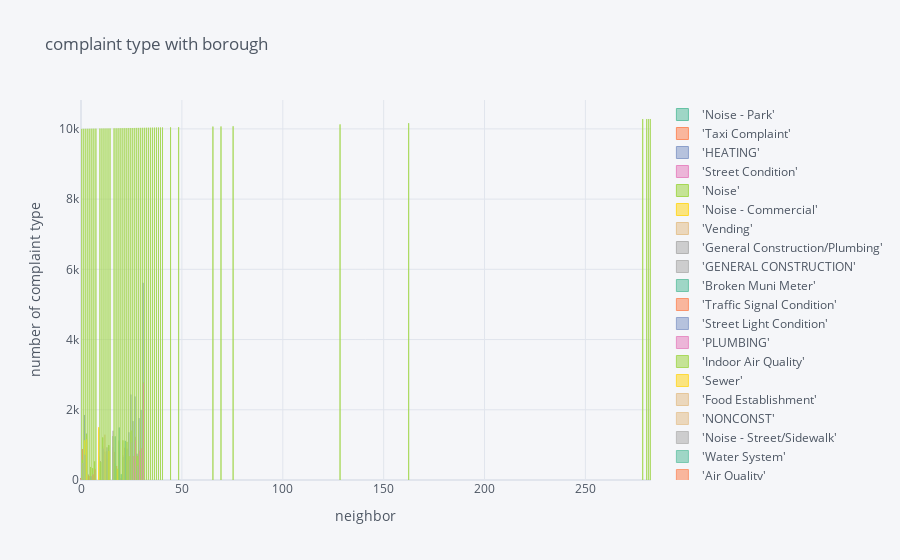

Here is the notebook cell this chart was saved with:
### Code cell
print("2007 summary")
new_df = final_df(data_2007)
#new_df
new_df.iplot(kind='bar', xTitle='neighbor', yTitle='number of complaint type',    title='complaint type with borough', colorscale='set2')

### Figure 1 — Plotly figure (JSON) as saved in the notebook; plotly's stock layout.template omitted (floating-point values rounded to 4 significant figures)
{"data": [{"marker": {"color": "rgba(102, 194, 165, 0.6)", "line": {"color": "rgba(102, 194, 165, 1.0)", "width": 1}}, "name": "'Noise - Park'", "orientation": "v", "text": "", "type": "bar", "x": [0, 1, 2, 3, 4, 5, 6, 7, 9, 10, 11, 12, 13, 14, 16, 17, 18, 19, 20, 21, 22, 23, 24, 25, 26, 27, 28, 29, 30, 31, 32, 33, 34, 35, 36, 37, 38, 39, 40, 44, 48, 65, 69, 75, 128, 162, 278, 280, 281, 282], "y": [" 51", "", "", "", "", "", "", "", "", "", "", "", "", "", "", "", "", "", "", "", "", "", "", "", "", "", "", "", "", "", "", "", "", "", "", "", "", "", "", "", "", "", "", "", "", "", "", "", "", ""]}, {"marker": {"color": "rgba(252, 141, 98, 0.6)", "line": {"color": "rgba(252, 141, 98, 1.0)", "width": 1}}, "name": "'Taxi Complaint'", "orientation": "v", "text": "", "type": "bar", "x": [0, 1, 2, 3, 4, 5, 6, 7, 9, 10, 11, 12, 13, 14, 16, 17, 18, 19, 20, 21, 22, 23, 24, 25, 26, 27, 28, 29, 30, 31, 32, 33, 34, 35, 36, 37, 38, 39, 40, 44, 48, 65, 69, 75, 128, 162, 278, 280, 281, 282], "y": [" 44", " 883", "", "", "", " 107", "", "", "", " 528", "", "", "", "", "", " 800", " 398", " 1068", " 42", " 706", " 917", "", "", "", "", "", "", "", "", "", "", "", "", "", "", "", "", "", "", "", "", "", "", "", "", "", "", "", "", ""]}, {"marker": {"color": "rgba(141, 160, 203, 0.6)", "line": {"color": "rgba(141, 160, 203, 1.0)", "width": 1}}, "name": "'HEATING'", "orientation": "v", "text": "", "type": "bar", "x": [0, 1, 2, 3, 4, 5, 6, 7, 9, 10, 11, 12, 13, 14, 16, 17, 18, 19, 20, 21, 22, 23, 24, 25, 26, 27, 28, 29, 30, 31, 32, 33, 34, 35, 36, 37, 38, 39, 40, 44, 48, 65, 69, 75, 128, 162, 278, 280, 281, 282], "y": ["", "", " 1848", " 1319", "", "", "", "", " 1436", " 520", " 965", "", "", " 981", " 934", "", "", "", "", " 653", "", " 895", " 1358", " 2433", " 1678", " 2378", " 749", " 1761", " 1996", " 5616", "", "", "", "", "", "", "", "", "", "", "", "", "", "", "", "", "", "", "", ""]}, {"marker": {"color": "rgba(231, 138, 195, 0.6)", "line": {"color": "rgba(231, 138, 195, 1.0)", "width": 1}}, "name": "'Street Condition'", "orientation": "v", "text": "", "type": "bar", "x": [0, 1, 2, 3, 4, 5, 6, 7, 9, 10, 11, 12, 13, 14, 16, 17, 18, 19, 20, 21, 22, 23, 24, 25, 26, 27, 28, 29, 30, 31, 32, 33, 34, 35, 36, 37, 38, 39, 40, 44, 48, 65, 69, 75, 128, 162, 278, 280, 281, 282], "y": [" 14", "", "", "", " 155", "", "", " 331", "", "", "", "", " 610", "", "", "", "", "", " 22", "", " 719", " 561", "", "", "", "", "", "", "", "", "", "", "", "", "", "", "", "", "", "", "", "", "", "", "", "", "", "", "", ""]}, {"marker": {"color": "rgba(166, 216, 84, 0.6)", "line": {"color": "rgba(166, 216, 84, 1.0)", "width": 1}}, "name": "'Noise'", "orientation": "v", "text": "", "type": "bar", "x": [0, 1, 2, 3, 4, 5, 6, 7, 9, 10, 11, 12, 13, 14, 16, 17, 18, 19, 20, 21, 22, 23, 24, 25, 26, 27, 28, 29, 30, 31, 32, 33, 34, 35, 36, 37, 38, 39, 40, 44, 48, 65, 69, 75, 128, 162, 278, 280, 281, 282], "y": ["", " 571", "", " 1298", " 127", " 371", " 336", " 528", " 671", " 509", " 1212", " 805", " 815", " 994", " 1248", " 472", " 324", " 1125", "", " 1130", "", " 1087", " 678", " 1409", "", "", " 687", "", "", "", "", "", "", "", "", "", "", "", "", "", "", "", "", "", "", "", "", "", "", ""]}, {"marker": {"color": "rgba(255, 217, 47, 0.6)", "line": {"color": "rgba(255, 217, 47, 1.0)", "width": 1}}, "name": "'Noise - Commercial'", "orientation": "v", "text": "", "type": "bar", "x": [0, 1, 2, 3, 4, 5, 6, 7, 9, 10, 11, 12, 13, 14, 16, 17, 18, 19, 20, 21, 22, 23, 24, 25, 26, 27, 28, 29, 30, 31, 32, 33, 34, 35, 36, 37, 38, 39, 40, 44, 48, 65, 69, 75, 128, 162, 278, 280, 281, 282], "y": ["", "", " 1127", " 1154", "", "", "", "", " 1501", "", "", " 736", "", " 826", "", "", "", "", "", "", "", "", "", "", "", "", "", "", "", "", "", "", "", "", "", "", "", "", "", "", "", "", "", "", "", "", "", "", "", ""]}, {"marker": {"color": "rgba(229, 196, 148, 0.6)", "line": {"color": "rgba(229, 196, 148, 1.0)", "width": 1}}, "name": "'Vending'", "orientation": "v", "text": "", "type": "bar", "x": [0, 1, 2, 3, 4, 5, 6, 7, 9, 10, 11, 12, 13, 14, 16, 17, 18, 19, 20, 21, 22, 23, 24, 25, 26, 27, 28, 29, 30, 31, 32, 33, 34, 35, 36, 37, 38, 39, 40, 44, 48, 65, 69, 75, 128, 162, 278, 280, 281, 282], "y": ["", "", "", "", "", "", "", "", "", "", "", " 1290", "", "", "", "", "", "", "", "", "", "", "", "", "", "", "", "", "", "", "", "", "", "", "", "", "", "", "", "", "", "", "", "", "", "", "", "", "", ""]}, {"marker": {"color": "rgba(179, 179, 179, 0.6)", "line": {"color": "rgba(179, 179, 179, 1.0)", "width": 1}}, "name": "'General Construction/Plumbing'", "orientation": "v", "text": "", "type": "bar", "x": [0, 1, 2, 3, 4, 5, 6, 7, 9, 10, 11, 12, 13, 14, 16, 17, 18, 19, 20, 21, 22, 23, 24, 25, 26, 27, 28, 29, 30, 31, 32, 33, 34, 35, 36, 37, 38, 39, 40, 44, 48, 65, 69, 75, 128, 162, 278, 280, 281, 282], "y": ["", " 485", "", "", "", "", " 164", "", "", "", " 894", "", " 929", "", "", "", "", "", "", "", "", "", " 557", "", "", "", "", "", "", "", "", "", "", "", "", "", "", "", "", "", "", "", "", "", "", "", "", "", "", ""]}, {"marker": {"color": "rgba(179, 179, 179, 0.6)", "line": {"color": "rgba(179, 179, 179, 0.8999999999999999)", "width": 1}}, "name": "'GENERAL CONSTRUCTION'", "orientation": "v", "text": "", "type": "bar", "x": [0, 1, 2, 3, 4, 5, 6, 7, 9, 10, 11, 12, 13, 14, 16, 17, 18, 19, 20, 21, 22, 23, 24, 25, 26, 27, 28, 29, 30, 31, 32, 33, 34, 35, 36, 37, 38, 39, 40, 44, 48, 65, 69, 75, 128, 162, 278, 280, 281, 282], "y": ["", "", " 718", "", "", "", "", "", "", "", "", "", "", "", " 1401", "", "", "", "", "", "", "", "", " 1067", " 643", " 1228", " 398", " 790", " 896", " 2783", "", "", "", "", "", "", "", "", "", "", "", "", "", "", "", "", "", "", "", ""]}, {"marker": {"color": "rgba(102, 194, 165, 0.6)", "line": {"color": "rgba(102, 194, 165, 0.8999999999999999)", "width": 1}}, "name": "'Broken Muni Meter'", "orientation": "v", "text": "", "type": "bar", "x": [0, 1, 2, 3, 4, 5, 6, 7, 9, 10, 11, 12, 13, 14, 16, 17, 18, 19, 20, 21, 22, 23, 24, 25, 26, 27, 28, 29, 30, 31, 32, 33, 34, 35, 36, 37, 38, 39, 40, 44, 48, 65, 69, 75, 128, 162, 278, 280, 281, 282], "y": ["", "", "", "", "", "", "", "", "", "", "", "", "", "", "", " 1243", "", " 1494", " 164", "", " 1114", "", "", "", "", "", "", "", "", "", "", "", "", "", "", "", "", "", "", "", "", "", "", "", "", "", "", "", "", ""]}, {"marker": {"color": "rgba(252, 141, 98, 0.6)", "line": {"color": "rgba(252, 141, 98, 0.8999999999999999)", "width": 1}}, "name": "'Traffic Signal Condition'", "orientation": "v", "text": "", "type": "bar", "x": [0, 1, 2, 3, 4, 5, 6, 7, 9, 10, 11, 12, 13, 14, 16, 17, 18, 19, 20, 21, 22, 23, 24, 25, 26, 27, 28, 29, 30, 31, 32, 33, 34, 35, 36, 37, 38, 39, 40, 44, 48, 65, 69, 75, 128, 162, 278, 280, 281, 282], "y": ["", "", "", "", " 112", "", " 151", " 304", "", "", "", "", "", "", "", "", "", "", "", "", "", "", "", "", "", "", "", "", "", "", "", "", "", "", "", "", "", "", "", "", "", "", "", "", "", "", "", "", "", ""]}, {"marker": {"color": "rgba(141, 160, 203, 0.6)", "line": {"color": "rgba(141, 160, 203, 0.8999999999999999)", "width": 1}}, "name": "'Street Light Condition'", "orientation": "v", "text": "", "type": "bar", "x": [0, 1, 2, 3, 4, 5, 6, 7, 9, 10, 11, 12, 13, 14, 16, 17, 18, 19, 20, 21, 22, 23, 24, 25, 26, 27, 28, 29, 30, 31, 32, 33, 34, 35, 36, 37, 38, 39, 40, 44, 48, 65, 69, 75, 128, 162, 278, 280, 281, 282], "y": ["", "", "", "", "", " 105", "", "", "", "", "", "", "", "", "", "", "", "", "", "", "", "", "", "", "", "", "", "", "", "", "", "", "", "", "", "", "", "", "", "", "", "", "", "", "", "", "", "", "", ""]}, {"marker": {"color": "rgba(231, 138, 195, 0.6)", "line": {"color": "rgba(231, 138, 195, 0.8999999999999999)", "width": 1}}, "name": "'PLUMBING'", "orientation": "v", "text": "", "type": "bar", "x": [0, 1, 2, 3, 4, 5, 6, 7, 9, 10, 11, 12, 13, 14, 16, 17, 18, 19, 20, 21, 22, 23, 24, 25, 26, 27, 28, 29, 30, 31, 32, 33, 34, 35, 36, 37, 38, 39, 40, 44, 48, 65, 69, 75, 128, 162, 278, 280, 281, 282], "y": ["", "", "", "", "", "", "", "", "", "", "", "", "", "", "", "", "", "", "", "", "", "", "", "", " 679", " 1121", "", " 833", " 896", " 2742", "", "", "", "", "", "", "", "", "", "", "", "", "", "", "", "", "", "", "", ""]}, {"marker": {"color": "rgba(166, 216, 84, 0.6)", "line": {"color": "rgba(166, 216, 84, 0.8999999999999999)", "width": 1}}, "name": "'Indoor Air Quality'", "orientation": "v", "text": "", "type": "bar", "x": [0, 1, 2, 3, 4, 5, 6, 7, 9, 10, 11, 12, 13, 14, 16, 17, 18, 19, 20, 21, 22, 23, 24, 25, 26, 27, 28, 29, 30, 31, 32, 33, 34, 35, 36, 37, 38, 39, 40, 44, 48, 65, 69, 75, 128, 162, 278, 280, 281, 282], "y": ["", "", "", "", "", "", "", "", "", "", "", "", "", "", "", "", "", "", "", "", "", "", "", "", "", "", "", "", "", "", "", "", "", "", "", "", "", "", "", "", "", "", "", "", "", "", "", "", "", ""]}, {"marker": {"color": "rgba(255, 217, 47, 0.6)", "line": {"color": "rgba(255, 217, 47, 0.8999999999999999)", "width": 1}}, "name": "'Sewer'", "orientation": "v", "text": "", "type": "bar", "x": [0, 1, 2, 3, 4, 5, 6, 7, 9, 10, 11, 12, 13, 14, 16, 17, 18, 19, 20, 21, 22, 23, 24, 25, 26, 27, 28, 29, 30, 31, 32, 33, 34, 35, 36, 37, 38, 39, 40, 44, 48, 65, 69, 75, 128, 162, 278, 280, 281, 282], "y": ["", "", "", "", "", "", "", "", "", "", "", "", "", "", "", "", " 310", "", "", "", "", "", "", "", "", "", "", "", "", "", "", "", "", "", "", "", "", "", "", "", "", "", "", "", "", "", "", "", "", ""]}, {"marker": {"color": "rgba(229, 196, 148, 0.6)", "line": {"color": "rgba(229, 196, 148, 0.8999999999999999)", "width": 1}}, "name": "'Food Establishment'", "orientation": "v", "text": "", "type": "bar", "x": [0, 1, 2, 3, 4, 5, 6, 7, 9, 10, 11, 12, 13, 14, 16, 17, 18, 19, 20, 21, 22, 23, 24, 25, 26, 27, 28, 29, 30, 31, 32, 33, 34, 35, 36, 37, 38, 39, 40, 44, 48, 65, 69, 75, 128, 162, 278, 280, 281, 282], "y": ["", "", "", "", "", "", "", "", "", "", "", "", "", "", "", "", "", "", "", "", "", "", "", "", "", "", "", "", "", "", "", "", "", "", "", "", "", "", "", "", "", "", "", "", "", "", "", "", "", ""]}, {"marker": {"color": "rgba(229, 196, 148, 0.6)", "line": {"color": "rgba(229, 196, 148, 0.7999999999999998)", "width": 1}}, "name": "'NONCONST'", "orientation": "v", "text": "", "type": "bar", "x": [0, 1, 2, 3, 4, 5, 6, 7, 9, 10, 11, 12, 13, 14, 16, 17, 18, 19, 20, 21, 22, 23, 24, 25, 26, 27, 28, 29, 30, 31, 32, 33, 34, 35, 36, 37, 38, 39, 40, 44, 48, 65, 69, 75, 128, 162, 278, 280, 281, 282], "y": ["", "", "", "", "", "", "", "", "", "", "", "", "", "", "", "", "", "", "", "", "", "", "", "", "", "", "", "", "", "", "", "", "", "", "", "", "", "", "", "", "", "", "", "", "", "", "", "", "", ""]}, {"marker": {"color": "rgba(179, 179, 179, 0.6)", "line": {"color": "rgba(179, 179, 179, 0.7999999999999998)", "width": 1}}, "name": "'Noise - Street/Sidewalk'", "orientation": "v", "text": "", "type": "bar", "x": [0, 1, 2, 3, 4, 5, 6, 7, 9, 10, 11, 12, 13, 14, 16, 17, 18, 19, 20, 21, 22, 23, 24, 25, 26, 27, 28, 29, 30, 31, 32, 33, 34, 35, 36, 37, 38, 39, 40, 44, 48, 65, 69, 75, 128, 162, 278, 280, 281, 282], "y": ["", "", "", "", "", "", "", "", "", "", "", "", "", "", "", "", "", "", "", "", "", "", "", "", "", "", "", "", "", "", "", "", "", "", "", "", "", "", "", "", "", "", "", "", "", "", "", "", "", ""]}, {"marker": {"color": "rgba(102, 194, 165, 0.6)", "line": {"color": "rgba(102, 194, 165, 0.7999999999999998)", "width": 1}}, "name": "'Water System'", "orientation": "v", "text": "", "type": "bar", "x": [0, 1, 2, 3, 4, 5, 6, 7, 9, 10, 11, 12, 13, 14, 16, 17, 18, 19, 20, 21, 22, 23, 24, 25, 26, 27, 28, 29, 30, 31, 32, 33, 34, 35, 36, 37, 38, 39, 40, 44, 48, 65, 69, 75, 128, 162, 278, 280, 281, 282], "y": ["", "", "", "", "", "", "", "", "", "", "", "", "", "", "", "", "", "", "", "", "", "", "", "", "", "", "", "", "", "", "", "", "", "", "", "", "", "", "", "", "", "", "", "", "", "", "", "", "", ""]}, {"marker": {"color": "rgba(252, 141, 98, 0.6)", "line": {"color": "rgba(252, 141, 98, 0.7999999999999998)", "width": 1}}, "name": "'Air Quality'", "orientation": "v", "text": "", "type": "bar", "x": [0, 1, 2, 3, 4, 5, 6, 7, 9, 10, 11, 12, 13, 14, 16, 17, 18, 19, 20, 21, 22, 23, 24, 25, 26, 27, 28, 29, 30, 31, 32, 33, 34, 35, 36, 37, 38, 39, 40, 44, 48, 65, 69, 75, 128, 162, 278, 280, 281, 282], "y": ["", "", "", "", "", "", "", "", "", "", "", "", "", "", "", "", "", "", "", "", "", "", "", "", "", "", "", "", "", "", "", "", "", "", "", "", "", "", "", "", "", "", "", "", "", "", "", "", "", ""]}, {"marker": {"color": "rgba(141, 160, 203, 0.6)", "line": {"color": "rgba(141, 160, 203, 0.7999999999999998)", "width": 1}}, "name": "'Consumer Complaint'", "orientation": "v", "text": "", "type": "bar", "x": [0, 1, 2, 3, 4, 5, 6, 7, 9, 10, 11, 12, 13, 14, 16, 17, 18, 19, 20, 21, 22, 23, 24, 25, 26, 27, 28, 29, 30, 31, 32, 33, 34, 35, 36, 37, 38, 39, 40, 44, 48, 65, 69, 75, 128, 162, 278, 280, 281, 282], "y": ["", "", "", "", "", "", "", "", "", "", "", "", "", "", "", "", "", "", "", "", "", "", "", "", "", "", "", "", "", "", "", "", "", "", "", "", "", "", "", "", "", "", "", "", "", "", "", "", "", ""]}, {"marker": {"color": "rgba(231, 138, 195, 0.6)", "line": {"color": "rgba(231, 138, 195, 0.7999999999999998)", "width": 1}}, "name": "'Street Sign - Missing'", "orientation": "v", "text": "", "type": "bar", "x": [0, 1, 2, 3, 4, 5, 6, 7, 9, 10, 11, 12, 13, 14, 16, 17, 18, 19, 20, 21, 22, 23, 24, 25, 26, 27, 28, 29, 30, 31, 32, 33, 34, 35, 36, 37, 38, 39, 40, 44, 48, 65, 69, 75, 128, 162, 278, 280, 281, 282], "y": ["", "", "", "", "", "", "", "", "", "", "", "", "", "", "", "", "", "", "", "", "", "", "", "", "", "", "", "", "", "", "", "", "", "", "", "", "", "", "", "", "", "", "", "", "", "", "", "", "", ""]}, {"marker": {"color": "rgba(166, 216, 84, 0.6)", "line": {"color": "rgba(166, 216, 84, 0.7999999999999998)", "width": 1}}, "name": "neighbor", "orientation": "v", "text": "", "type": "bar", "x": [0, 1, 2, 3, 4, 5, 6, 7, 9, 10, 11, 12, 13, 14, 16, 17, 18, 19, 20, 21, 22, 23, 24, 25, 26, 27, 28, 29, 30, 31, 32, 33, 34, 35, 36, 37, 38, 39, 40, 44, 48, 65, 69, 75, 128, 162, 278, 280, 281, 282], "y": [10000, 10001, 10002, 10003, 10004, 10005, 10006, 10007, 10009, 10010, 10011, 10012, 10013, 10014, 10016, 10017, 10018, 10019, 10020, 10021, 10022, 10023, 10024, 10025, 10026, 10027, 10028, 10029, 10030, 10031, 10032, 10033, 10034, 10035, 10036, 10037, 10038, 10039, 10040, 10044, 10048, 10065, 10069, 10075, 10128, 10162, 10278, 10280, 10281, 10282]}], "layout": {"legend": {"bgcolor": "#F5F6F9", "font": {"color": "#4D5663"}}, "paper_bgcolor": "#F5F6F9", "plot_bgcolor": "#F5F6F9", "title": {"font": {"color": "#4D5663"}, "text": "complaint type with borough"}, "xaxis": {"gridcolor": "#E1E5ED", "showgrid": true, "tickfont": {"color": "#4D5663"}, "title": {"font": {"color": "#4D5663"}, "text": "neighbor"}, "zerolinecolor": "#E1E5ED"}, "yaxis": {"gridcolor": "#E1E5ED", "showgrid": true, "tickfont": {"color": "#4D5663"}, "title": {"font": {"color": "#4D5663"}, "text": "number of complaint type"}, "zerolinecolor": "#E1E5ED"}}}
